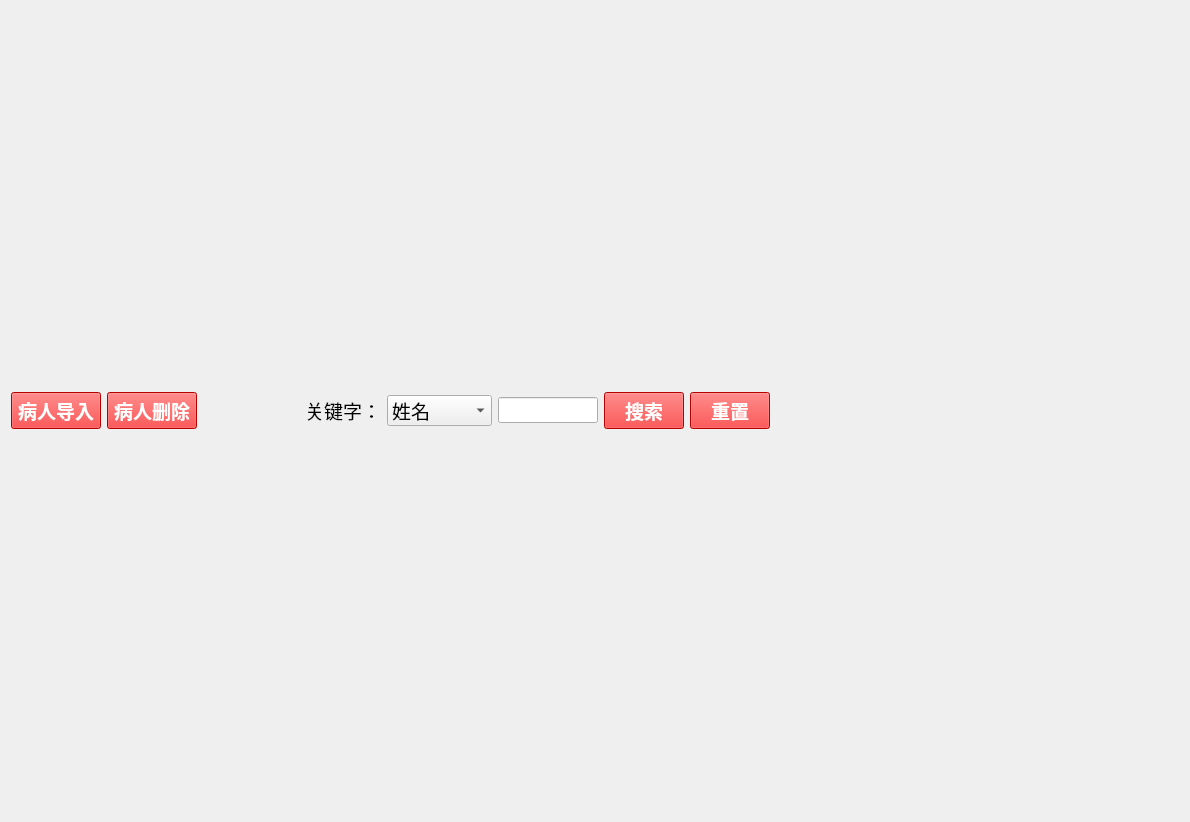
<?xml version="1.0" encoding="UTF-8"?>
<ui version="4.0">
 <class>Form</class>
 <widget class="QWidget" name="Form">
  <property name="geometry">
   <rect>
    <x>0</x>
    <y>0</y>
    <width>1190</width>
    <height>822</height>
   </rect>
  </property>
  <property name="windowTitle">
   <string>Form</string>
  </property>
  <layout class="QVBoxLayout" name="verticalLayout" stretch="1">
   <item>
    <layout class="QHBoxLayout" name="horizontalLayout" stretch="0,0,2,0,0,0,0,0,8">
     <item>
      <widget class="QPushButton" name="pushButton_3">
       <property name="minimumSize">
        <size>
         <width>90</width>
         <height>0</height>
        </size>
       </property>
       <property name="maximumSize">
        <size>
         <width>90</width>
         <height>16777215</height>
        </size>
       </property>
       <property name="font">
        <font>
         <pointsize>14</pointsize>
         <weight>75</weight>
         <bold>true</bold>
        </font>
       </property>
       <property name="styleSheet">
        <string notr="true">background-color: rgb(255, 0, 0);
color: rgb(255, 255, 255);</string>
       </property>
       <property name="text">
        <string>病人导入</string>
       </property>
      </widget>
     </item>
     <item>
      <widget class="QPushButton" name="pushButton_4">
       <property name="minimumSize">
        <size>
         <width>90</width>
         <height>0</height>
        </size>
       </property>
       <property name="maximumSize">
        <size>
         <width>90</width>
         <height>16777215</height>
        </size>
       </property>
       <property name="font">
        <font>
         <pointsize>14</pointsize>
         <weight>75</weight>
         <bold>true</bold>
        </font>
       </property>
       <property name="styleSheet">
        <string notr="true">background-color: rgb(255, 0, 0);
color: rgb(255, 255, 255);</string>
       </property>
       <property name="text">
        <string>病人删除</string>
       </property>
      </widget>
     </item>
     <item>
      <spacer name="horizontalSpacer_2">
       <property name="orientation">
        <enum>Qt::Horizontal</enum>
       </property>
       <property name="sizeHint" stdset="0">
        <size>
         <width>40</width>
         <height>20</height>
        </size>
       </property>
      </spacer>
     </item>
     <item>
      <widget class="QLabel" name="label">
       <property name="font">
        <font>
         <pointsize>14</pointsize>
        </font>
       </property>
       <property name="text">
        <string>关键字：</string>
       </property>
      </widget>
     </item>
     <item>
      <widget class="QComboBox" name="comboBox">
       <property name="font">
        <font>
         <pointsize>14</pointsize>
        </font>
       </property>
       <item>
        <property name="text">
         <string>姓名</string>
        </property>
       </item>
       <item>
        <property name="text">
         <string>医保卡号</string>
        </property>
       </item>
       <item>
        <property name="text">
         <string>电话号码</string>
        </property>
       </item>
      </widget>
     </item>
     <item>
      <widget class="QLineEdit" name="lineEdit">
       <property name="maximumSize">
        <size>
         <width>100</width>
         <height>26</height>
        </size>
       </property>
       <property name="font">
        <font>
         <pointsize>10</pointsize>
        </font>
       </property>
      </widget>
     </item>
     <item>
      <widget class="QPushButton" name="pushButton">
       <property name="font">
        <font>
         <pointsize>14</pointsize>
         <weight>75</weight>
         <bold>true</bold>
        </font>
       </property>
       <property name="styleSheet">
        <string notr="true">background-color: rgb(255, 0, 0);
color: rgb(255, 255, 255);</string>
       </property>
       <property name="text">
        <string>搜索</string>
       </property>
      </widget>
     </item>
     <item>
      <widget class="QPushButton" name="pushButton_2">
       <property name="font">
        <font>
         <pointsize>14</pointsize>
         <weight>75</weight>
         <bold>true</bold>
        </font>
       </property>
       <property name="styleSheet">
        <string notr="true">background-color: rgb(255, 0, 0);
color: rgb(255, 255, 255);</string>
       </property>
       <property name="text">
        <string>重置</string>
       </property>
      </widget>
     </item>
     <item>
      <spacer name="horizontalSpacer">
       <property name="orientation">
        <enum>Qt::Horizontal</enum>
       </property>
       <property name="sizeHint" stdset="0">
        <size>
         <width>40</width>
         <height>20</height>
        </size>
       </property>
      </spacer>
     </item>
    </layout>
   </item>
  </layout>
 </widget>
 <resources/>
 <connections/>
</ui>
